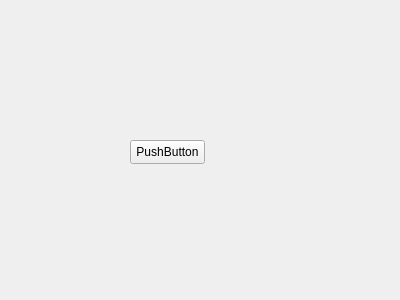
<?xml version="1.0" encoding="UTF-8"?>
<ui version="4.0">
 <class>Form</class>
 <widget class="QWidget" name="Form">
  <property name="geometry">
   <rect>
    <x>0</x>
    <y>0</y>
    <width>400</width>
    <height>300</height>
   </rect>
  </property>
  <property name="windowTitle">
   <string>Form</string>
  </property>
  <widget class="QPushButton" name="pushButton">
   <property name="geometry">
    <rect>
     <x>130</x>
     <y>140</y>
     <width>75</width>
     <height>24</height>
    </rect>
   </property>
   <property name="text">
    <string>PushButton</string>
   </property>
  </widget>
 </widget>
 <resources/>
 <connections/>
</ui>
